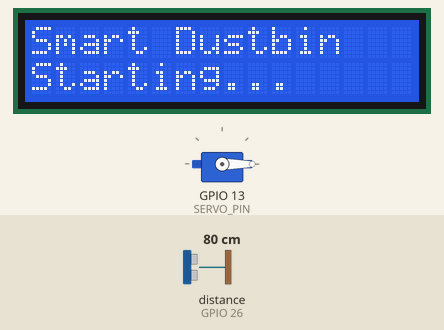
This sketch was run on a simulated ESP32. Shown: servo, 16×2 character LCD. Wiring (inferred from the names in the program): ultrasonic range finder: trigger GPIO 25; echo GPIO 26. Inputs (shaded band) come from the test bench; at power-on: distance to the obstacle (sensor on GPIO 26) 80 cm. The echo pulse lasts 58.3 µs per cm; WiFi joins after 1.5 s; servers stay silent unless stated; what the sketch prints to the serial monitor is not drawn.

Above: at 0.1 s.
4.8 s: distance to the obstacle (sensor on GPIO 26) set to 18 cm
6.3 s: distance to the obstacle (sensor on GPIO 26) set to 14 cm
At 8.6 s:
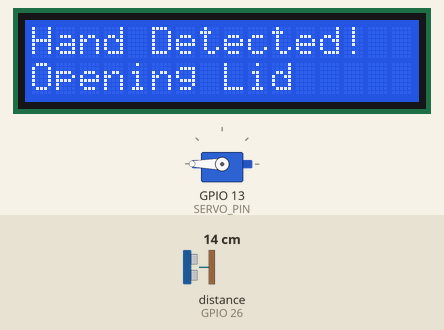
At 16.51 s:
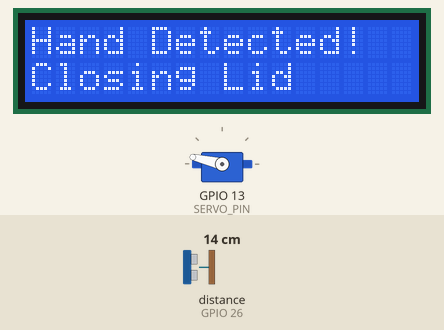
Timing chart, 0 to 18.1 s (numbered marks = the images above; inputs shaded):
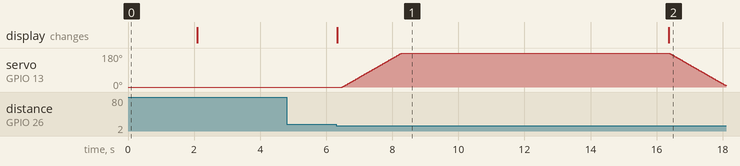

The sketch:

bin_code.ino
```cpp
#include <Wire.h>
#include <LiquidCrystal_I2C.h>
#include <ESP32Servo.h>
#include <WiFi.h>
#include <Firebase_ESP_Client.h>
#include "addons/TokenHelper.h"
#include "addons/RTDBHelper.h"

// ---------------- LCD ----------------
LiquidCrystal_I2C lcd(0x27, 16, 2);

// ---------------- Servo ----------------
Servo myServo;
#define SERVO_PIN 13
#define SERVO_OPEN 180   // lid fully open
#define SERVO_CLOSED 0   // lid fully closed

// ---------------- Ultrasonic ----------------
#define TRIG_HAND 25
#define ECHO_HAND 26
#define TRIG_GARB 27
#define ECHO_GARB 14
const int MAX_HAND_CM = 15;
const int EMPTY_DIST = 10;
const int FULL_DIST = 2;
const int TIMEOUT_US = 25000;

// ---------------- WiFi ----------------
#define WIFI_SSID "YOUR_WIFI_SSID"
#define WIFI_PASSWORD "YOUR_WIFI_PASSWORD"

// ---------------- Firebase ----------------
#define API_KEY "YOUR_FIREBASE_API_KEY"
#define DATABASE_URL "YOUR_FIREBASE_DATABASE_URL"

FirebaseData fbdo;
FirebaseAuth auth;
FirebaseConfig config;

// ---------------- Lid State ----------------
enum LidState { IDLE, OPENING, OPEN, CLOSING };
LidState lidState = IDLE;
unsigned long lidTimer = 0;
const unsigned long OPEN_DURATION = 10000; // 10 sec

// ---------------- Ultrasonic Helper ----------------
long readDistanceCM(int trigPin, int echoPin) {
  digitalWrite(trigPin, LOW);
  delayMicroseconds(2);
  digitalWrite(trigPin, HIGH);
  delayMicroseconds(10);
  digitalWrite(trigPin, LOW);
  long duration = pulseIn(echoPin, HIGH, TIMEOUT_US);
  if(duration == 0) return 120;
  return duration * 0.034 / 2;
}

// ---------------- Display Garbage ----------------
void displayGarbageLevel() {
  long dist = readDistanceCM(TRIG_GARB, ECHO_GARB);
  dist = constrain(dist, FULL_DIST, EMPTY_DIST);
  int levelPercent = map(dist, EMPTY_DIST, FULL_DIST, 0, 100);

  lcd.clear();
  lcd.setCursor(0, 0); lcd.print("Garbage Level");
  lcd.setCursor(0, 1); lcd.print(levelPercent); lcd.print("% Full");

  Serial.print("Garbage Level: "); Serial.print(levelPercent); Serial.println("%");

  Firebase.RTDB.setInt(&fbdo, "/dustbin/garbageLevel", levelPercent);
}

// ---------------- Smooth Servo Movement ----------------
void moveServo(int startAngle, int endAngle, int stepDelay=15) {
  if(startAngle < endAngle) {
    for(int pos = startAngle; pos <= endAngle; pos++) {
      myServo.write(pos);
      delay(stepDelay);
    }
  } else {
    for(int pos = startAngle; pos >= endAngle; pos--) {
      myServo.write(pos);
      delay(stepDelay);
    }
  }
}

// ---------------- Setup ----------------
void setup() {
  Serial.begin(115200);

  pinMode(TRIG_HAND, OUTPUT); pinMode(ECHO_HAND, INPUT);
  pinMode(TRIG_GARB, OUTPUT); pinMode(ECHO_GARB, INPUT);

  myServo.attach(SERVO_PIN);
  myServo.write(SERVO_CLOSED);

  lcd.init(); lcd.backlight();
  lcd.setCursor(0, 0); lcd.print("Smart Dustbin");
  lcd.setCursor(0, 1); lcd.print("Starting...");
  delay(2000); lcd.clear();

  WiFi.begin(WIFI_SSID, WIFI_PASSWORD);
  Serial.print("Connecting WiFi");
  while(WiFi.status() != WL_CONNECTED) { Serial.print("."); delay(500); }
  Serial.println("\nWiFi Connected");

  config.api_key = API_KEY; config.database_url = DATABASE_URL;
  if(Firebase.signUp(&config, &auth, "", "")) Serial.println("Firebase SignUp OK");
  else Serial.println("Firebase SignUp Error");

  config.token_status_callback = tokenStatusCallback;
  Firebase.begin(&config, &auth);
  Firebase.reconnectWiFi(true);
  Serial.println("Firebase Ready");
}

// ---------------- Loop ----------------
void loop() {
  long handDist = readDistanceCM(TRIG_HAND, ECHO_HAND);

  unsigned long now = millis();

  switch(lidState) {

    case IDLE:
      if(handDist > 0 && handDist <= MAX_HAND_CM) {
        Serial.println("HAND DETECTED - OPENING LID");
        lcd.clear(); lcd.setCursor(0,0); lcd.print("Hand Detected!");
        lcd.setCursor(0,1); lcd.print("Opening Lid");

        Firebase.RTDB.setString(&fbdo, "/dustbin/lidStatus", "OPEN");

        moveServo(SERVO_CLOSED, SERVO_OPEN, 10); // smooth open
        lidTimer = now;
        lidState = OPEN;
      }
      break;

    case OPEN:
      if(now - lidTimer >= OPEN_DURATION) {
        Serial.println("CLOSING LID");
        lcd.setCursor(0,1); lcd.print("Closing Lid");

        moveServo(SERVO_OPEN, SERVO_CLOSED, 10); // smooth close
        Firebase.RTDB.setString(&fbdo, "/dustbin/lidStatus", "CLOSED");
        displayGarbageLevel();
        lidState = IDLE;
      }
      break;
  }

  delay(50);
}
```

Measured:
- the behaviour switches between 17 and 16 cm on distance to the obstacle (sensor on GPIO 26) (found by bisection; images 0 and 1)
- after the input at 4.8 s, every drawn part: stays the same
- after the input at 6.3 s, servo on GPIO 13 (SERVO_PIN): rises from 0° to 180° in 1.8 s, then falls to 9° in 9.8 s; the display: changes at once (image 1)
